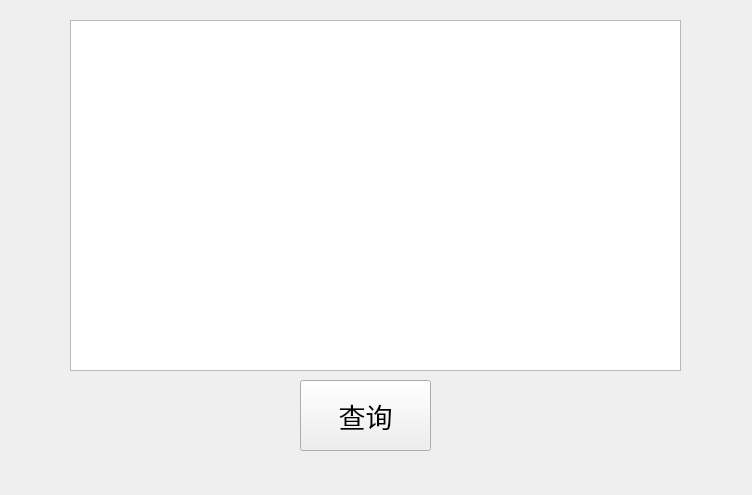
<?xml version="1.0" encoding="UTF-8"?>
<ui version="4.0">
 <class>selectbase</class>
 <widget class="QWidget" name="selectbase">
  <property name="geometry">
   <rect>
    <x>0</x>
    <y>0</y>
    <width>752</width>
    <height>495</height>
   </rect>
  </property>
  <property name="windowTitle">
   <string>Form</string>
  </property>
  <widget class="QTableView" name="tableView">
   <property name="geometry">
    <rect>
     <x>70</x>
     <y>20</y>
     <width>611</width>
     <height>351</height>
    </rect>
   </property>
  </widget>
  <widget class="QPushButton" name="pushButton">
   <property name="geometry">
    <rect>
     <x>300</x>
     <y>380</y>
     <width>131</width>
     <height>71</height>
    </rect>
   </property>
   <property name="font">
    <font>
     <pointsize>20</pointsize>
    </font>
   </property>
   <property name="text">
    <string>查询</string>
   </property>
  </widget>
 </widget>
 <resources/>
 <connections/>
</ui>
